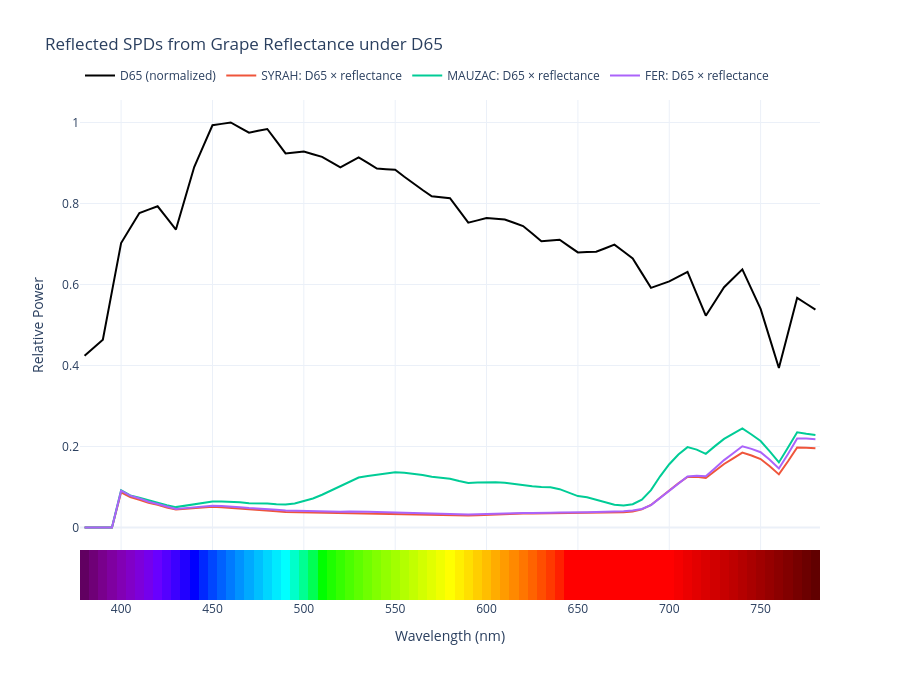
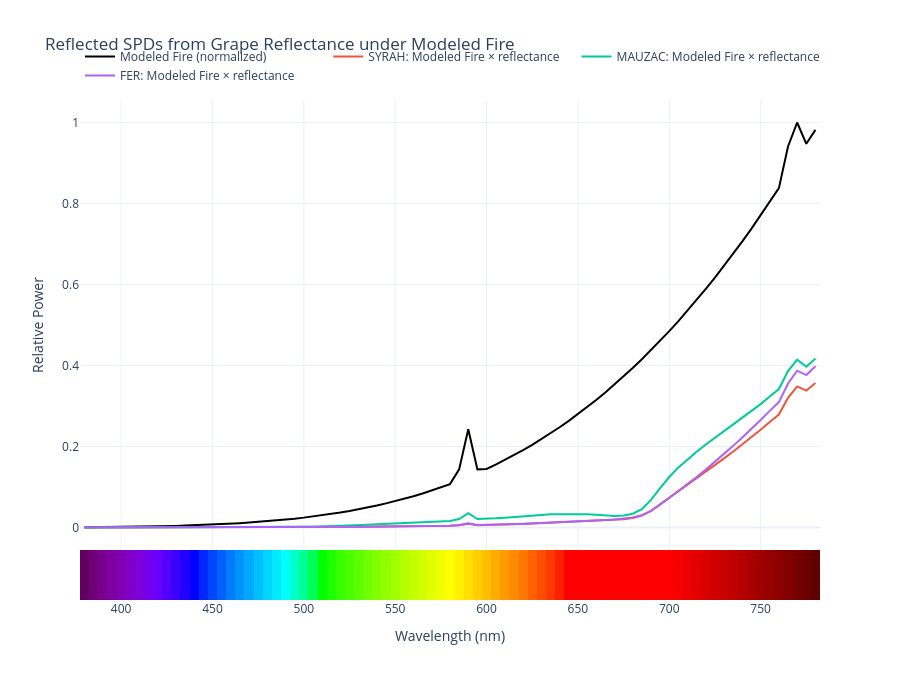
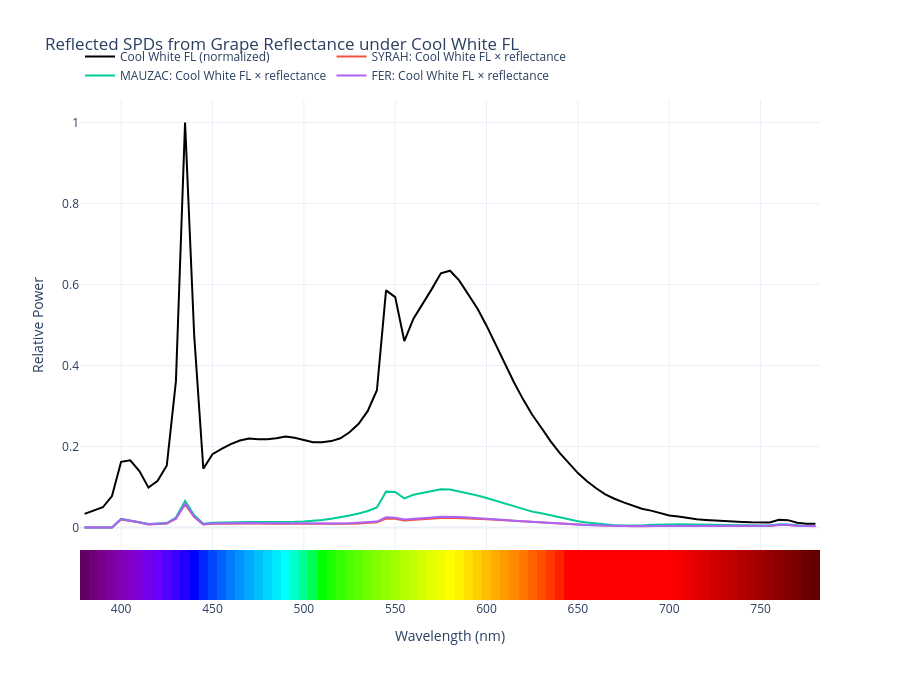
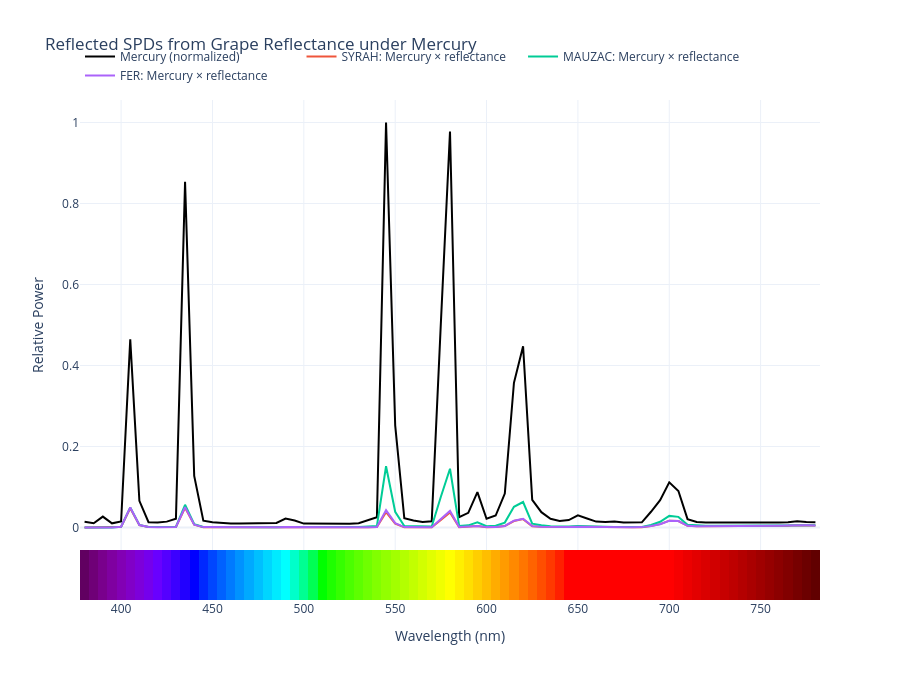

Notebook code for these charts, in order:
### Markdown cell above
## Grape Reflectance Example (Mendeley dataset `gjwx64sgkp`)

This section is set up for the *Spectral dataset of grape berries from hyperspectral imaging for maturity monitoring* dataset.

Expected workflow:
1. Download the dataset file from Mendeley and place it in `resources/data/grape/`.
2. Set `GRAPE_DATA_PATH` in the next cell to that file.
3. Run the cell to parse spectra, aggregate by variety, and show reflected SPDs under selected illuminants.

### Code cell
from pathlib import Path
import csv
import re
from collections import Counter

from plotly.subplots import make_subplots
from pcm.paths import DATA_ROOT

GRAPE_DATA_PATH = DATA_ROOT / 'grape_spectra.csv'


def _header_to_wavelength_nm(header: str) -> float | None:
    s = header.strip().lower().replace('nm', '').replace('_', ' ').strip()
    if s.startswith('x.'):
        s = s[2:]
    s = s.replace(',', '.')
    match = re.search(r'[-+]?\d*\.?\d+', s)
    if not match:
        return None
    value = float(match.group(0))
    if 300.0 <= value <= 2500.0:
        return value
    return None


def _parse_float(value: str) -> float:
    text = str(value).strip()
    if text == '':
        return np.nan
    return float(text.replace(',', '.'))


def _fill_nan_linear(values: np.ndarray) -> np.ndarray:
    values = np.asarray(values, dtype=np.float64)
    finite = np.isfinite(values)
    if not np.any(finite):
        return values
    if np.all(finite):
        return values

    idx = np.arange(values.size)
    filled = values.copy()
    filled[~finite] = np.interp(idx[~finite], idx[finite], values[finite])
    return filled


def load_grape_reflectance_sds(csv_path: Path) -> list[SpectralDistribution]:
    if not csv_path.exists():
        raise FileNotFoundError(f'Could not find dataset file: {csv_path}')

    sds: list[SpectralDistribution] = []
    name_counts: Counter[str] = Counter()

    with csv_path.open('r', newline='', encoding='utf-8-sig') as f:
        reader = csv.reader(f, delimiter=';')
        header = next(reader)
        header_norm = [h.strip().lower() for h in header]

        row_number_idx = 0 if header and header[0].strip() == '' else None
        variety_idx = header_norm.index('variety') if 'variety' in header_norm else (1 if len(header) > 1 else 0)
        sugar_idx = next((i for i, h in enumerate(header_norm) if 'sugar' in h), None)

        wavelength_cols: list[tuple[int, float]] = []
        for i, h in enumerate(header):
            if i == row_number_idx or i == variety_idx or i == sugar_idx:
                continue
            wl = _header_to_wavelength_nm(h)
            if wl is not None:
                wavelength_cols.append((i, wl))

        if not wavelength_cols:
            raise ValueError('No wavelength columns found in header.')

        wavelengths = np.array([wl for _idx, wl in wavelength_cols], dtype=np.float64)

        for row_idx, row in enumerate(reader, start=2):
            if len(row) <= max(i for i, _ in wavelength_cols):
                continue

            variety = row[variety_idx].strip() if variety_idx < len(row) else ''
            if variety == '':
                variety = f'row_{row_idx}'

            values = np.array([_parse_float(row[i]) for i, _wl in wavelength_cols], dtype=np.float64)
            values = _fill_nan_linear(values)
            if not np.any(np.isfinite(values)):
                continue

            # Keep variety in the display name; add a counter to avoid duplicate legend names.
            name_counts[variety] += 1
            sd_name = variety if name_counts[variety] == 1 else f'{variety} #{name_counts[variety]}'

            sd = SpectralDistribution(dict(zip(wavelengths, values)), name=sd_name)
            sds.append(sd)

    return sds


def wavelength_to_rgb(wavelength_nm: float, gamma: float = 0.8) -> tuple[float, float, float]:
    if wavelength_nm < 380:
        r, g, b = 0.0, 0.0, 0.0
    elif wavelength_nm < 440:
        r, g, b = -(wavelength_nm - 440) / (440 - 380), 0.0, 1.0
    elif wavelength_nm < 490:
        r, g, b = 0.0, (wavelength_nm - 440) / (490 - 440), 1.0
    elif wavelength_nm < 510:
        r, g, b = 0.0, 1.0, -(wavelength_nm - 510) / (510 - 490)
    elif wavelength_nm < 580:
        r, g, b = (wavelength_nm - 510) / (580 - 510), 1.0, 0.0
    elif wavelength_nm < 645:
        r, g, b = 1.0, -(wavelength_nm - 645) / (645 - 580), 0.0
    elif wavelength_nm <= 780:
        r, g, b = 1.0, 0.0, 0.0
    else:
        r, g, b = 0.0, 0.0, 0.0

    if wavelength_nm < 380:
        factor = 0.0
    elif wavelength_nm < 420:
        factor = 0.3 + 0.7 * (wavelength_nm - 380) / (420 - 380)
    elif wavelength_nm < 700:
        factor = 1.0
    elif wavelength_nm <= 780:
        factor = 0.3 + 0.7 * (780 - wavelength_nm) / (780 - 700)
    else:
        factor = 0.0

    def adjust(c):
        return 0.0 if c == 0.0 else (c * factor) ** gamma

    return adjust(r), adjust(g), adjust(b)


def create_spectral_gradient_colorscale(wavelengths_nm: np.ndarray):
    wl = np.asarray(wavelengths_nm, dtype=np.float64)
    wl_min = float(np.min(wl))
    wl_max = float(np.max(wl))
    span = max(wl_max - wl_min, 1e-12)

    colorscale = []
    for w in wl:
        t = (float(w) - wl_min) / span
        r, g, b = wavelength_to_rgb(float(w))
        colorscale.append([t, f'rgb({int(255*r)}, {int(255*g)}, {int(255*b)})'])

    if colorscale[0][0] != 0.0:
        colorscale.insert(0, [0.0, colorscale[0][1]])
    if colorscale[-1][0] != 1.0:
        colorscale.append([1.0, colorscale[-1][1]])

    return colorscale


def first_sample_per_variety(sds: list[SpectralDistribution]) -> list[SpectralDistribution]:
    out = []
    seen = set()
    for sd in sds:
        variety_base = sd.name.split(' #')[0]
        if variety_base in seen:
            continue
        seen.add(variety_base)
        out.append(sd)
    return out


grape_reflectance_sds = load_grape_reflectance_sds(GRAPE_DATA_PATH)
grape_display_sds = first_sample_per_variety(grape_reflectance_sds)

print(f'Loaded {len(grape_reflectance_sds)} grape reflectance SpectralDistribution rows from {GRAPE_DATA_PATH}')
print(f'Using {len(grape_display_sds)} first-per-variety curves for display:')
print([sd.name for sd in grape_display_sds])

illuminants = {
    'D65': sd_d65.values,
    'Modeled Fire': sd_fire.values,
    'Cool White FL': sd_cool_white_fl.values,
    'Mercury': sd_mercury.values,
    'Kinoton 75P': sd_kinoton.values,
}

target_wavelengths = wavelengths.astype(np.float64)

for illum_name, illum_values in illuminants.items():
    colorscale = create_spectral_gradient_colorscale(target_wavelengths)
    fig = make_subplots(rows=2, cols=1, row_heights=[0.90, 0.10], vertical_spacing=0.0, shared_xaxes=True)

    illum = np.asarray(illum_values, dtype=np.float64)
    illum_n = illum / np.max(illum) if np.max(illum) > 0 else illum

    fig.add_trace(
        go.Scatter(x=target_wavelengths, y=illum_n, mode='lines', name=f'{illum_name} (normalized)', line={'color': 'black', 'width': 2}),
        row=1, col=1,
    )

    for sd in grape_display_sds:
        refl_interp = np.interp(target_wavelengths, sd.wavelengths, sd.values, left=np.nan, right=np.nan)
        refl_interp = np.nan_to_num(refl_interp, nan=0.0, posinf=0.0, neginf=0.0)
        reflected = illum_n * np.clip(refl_interp, 0.0, 1.5)

        fig.add_trace(
            go.Scatter(
                x=target_wavelengths,
                y=reflected,
                mode='lines',
                name=f'{sd.name}: {illum_name} × reflectance',
                line={'width': 2},
            ),
            row=1,
            col=1,
        )

    gradient_data = np.linspace(0, 1, len(target_wavelengths)).reshape(1, -1)
    fig.add_trace(
        go.Heatmap(
            x=target_wavelengths,
            y=[0],
            z=gradient_data,
            colorscale=colorscale,
            showscale=False,
            hoverinfo='skip',
        ),
        row=2,
        col=1,
    )

    fig.update_layout(
        title=f'Reflected SPDs from Grape Reflectance under {illum_name}',
        template='plotly_white',
        height=680,
        legend={'orientation': 'h', 'yanchor': 'bottom', 'y': 1.02, 'xanchor': 'left', 'x': 0},
    )
    fig.update_yaxes(title_text='Relative Power', row=1, col=1)
    fig.update_yaxes(showticklabels=False, ticks='', row=2, col=1)
    fig.update_xaxes(title_text='Wavelength (nm)', row=2, col=1)

    fig.show()
